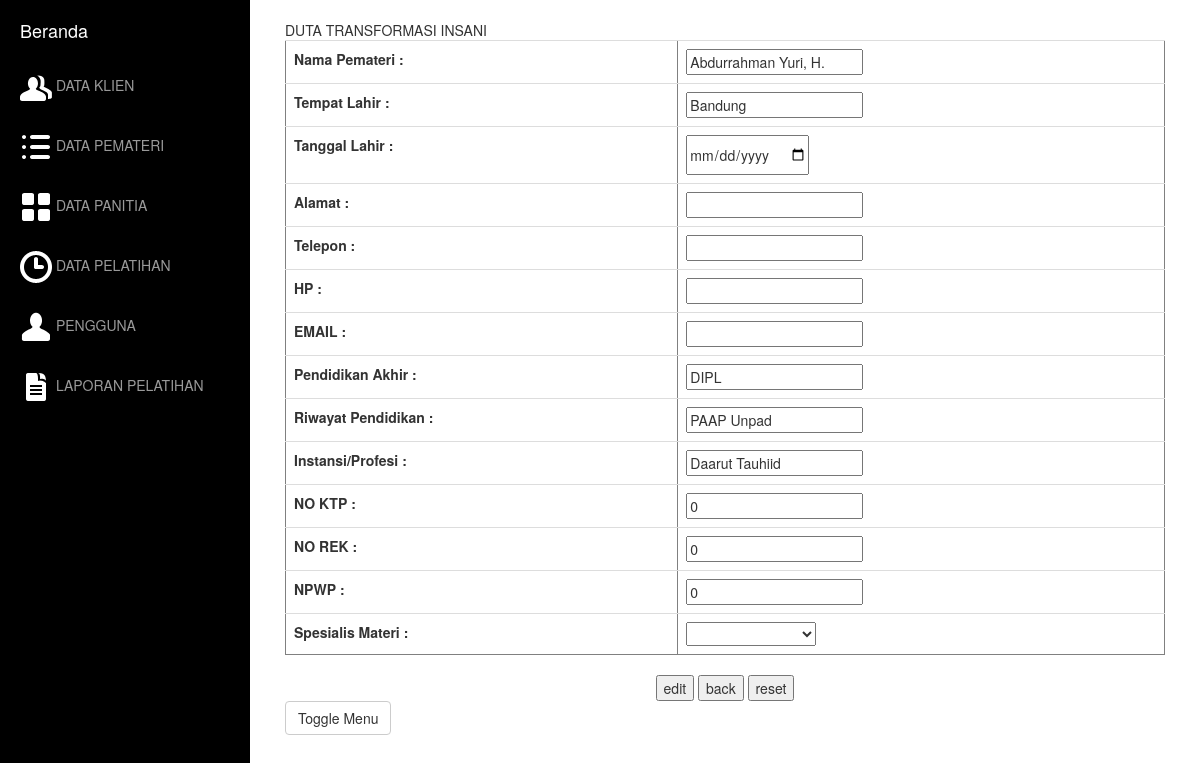
Page /PEMATERI/formedit.php?id=2 on the committed database.
### tables this page shows
CREATE TABLE IF NOT EXISTS `tb_pemateri` (
  `id_pemateri` int(11) NOT NULL AUTO_INCREMENT,
  `nama_pemateri` varchar(30) NOT NULL,
  `tempat_lahir` varchar(15) NOT NULL,
  `Tgl` date NOT NULL,
  `Bln` varchar(15) NOT NULL,
  `Thn` varchar(4) NOT NULL,
  `alamat` text NOT NULL,
  `telepon` varchar(12) NOT NULL,
  `hp` varchar(12) NOT NULL,
  `email` varchar(30) NOT NULL,
  `pend_akhir` varchar(4) NOT NULL,
  `riw_pend` text NOT NULL,
  `instansi_profesi` varchar(15) NOT NULL,
  `no_ktp` int(16) NOT NULL,
  `no_rek` int(16) NOT NULL,
  `npwp` int(15) NOT NULL,
  `spesi_materi` char(30) NOT NULL,
  `photo` varchar(100) NOT NULL,
  `ukuran` int(12) NOT NULL,
  `type` varchar(100) NOT NULL,
  PRIMARY KEY (`id_pemateri`)
);

### PEMATERI/formedit.php (called while the page is built, shortened)
<?php
	include "pemateri.php";
	$id = $_GET[id];
	$pemateri = new pemateri();
	$data_pemateri = $pemateri->get_pemateri_by_id($id);
	include "view.formedit.php";
?>

### PEMATERI/pemateri.php (called while the page is built, shortened)
<?php
class pemateri{
	function get_pemateri_by_id($id){
		$sql = "select * from tb_pemateri where id_pemateri='$id'";
		$query = mysql_query($sql) or die("Gagal query : ".$sql);
		$hasil = mysql_fetch_array($query);
		return $hasil;
	}
}
?>

### PEMATERI/view.formedit.php (the view, shortened to what this page needs)
<!DOCTYPE html>
<html lang="en">
<head>
    <link href="asset/css/bootstrap.min.css" rel="stylesheet">
    <link href="asset/css/simple-sidebar.css" rel="stylesheet">
</head>
<body>
    <div id="wrapper">
        <div id="sidebar-wrapper">
            <ul class="sidebar-nav">
                <li class="sidebar-brand">
                    <a href="../home.php">
                        Beranda
                    </a>
                </li>
                               <li>
                    <a href="../KLIEN/index.php"><img src='../asset/icons/wb/ic_users.png' /> DATA KLIEN</a>
                </li><br>
                <li>
                    <a href="#"><img src='../asset/icons/wb/ic_list.png' /> DATA PEMATERI</a>
                </li><br>
                <li>
                    <a href="../PANITIA/index.php"><img src='../asset/icons/wb/ic_grid.png' /> DATA PANITIA</a>
                </li><br>
                <li>
                    <a href="../EVENT/index.php"><img src='../asset/icons/wb/ic_time.png' /> DATA PELATIHAN</a>
                </li><br>
				<li>
                    <a href="../USER/index.php"><img src='../asset/icons/wb/ic_user.png' /> PENGGUNA</a>
                </li><br>
                <li>
                    <a href="../LAPORAN/form.php"><img src='../asset/icons/wb/ic_text_document.png' /> LAPORAN PELATIHAN</a>
                </li>
            </ul>
        </div>
        <div id="page-content-wrapper">
            <div class="container-fluid">
                <div class="row">
                    <div class="col-lg-12">
                       DUTA TRANSFORMASI INSANI
					   	<form method="post"  action="action.php" >
						<center>
							<table class="table" width="350" border="1">
							<tr>
								<th scope="row">Nama Pemateri :</th>
								<td><input type="text"  name="nama_pemateri" value="<?php echo $data_pemateri['nama_pemateri'];?>" /></td>
							</tr>
							<tr>
								<th scope="row">Tempat Lahir :</th>
								<td><input type="text" name="tempat_lahir" value="<?php echo $data_pemateri['tempat_lahir'];?>" /></td>
							</tr>
							<tr>
								<th scope="row">Tanggal Lahir :</th>
								<td><input type="date" name="Tgl" value="<?php echo $data_pemateri['Tgl'];?>"/></td>
							</tr>
							<tr>
								<th scope="row">Alamat :</th>
								<td><input type="text" name="alamat" value="<?php echo $data_pemateri['alamat'];?>" /><br></td>
							</tr>
							<tr>
								<th scope="row">Telepon :</th>
								<td><input type="text" name="telepon" value="<?php echo $data_pemateri['telepon'];?>" /></td>
							</tr>
							<tr>
								<th scope="row">HP :</th>
								<td><input type="text" name="hp" value="<?php echo $data_pemateri['hp'];?>"/></td>
							</tr>
							<tr>
								<th scope="row">EMAIL :</th>
								<td><input type="text" name="email" value="<?php echo $data_pemateri['email'];?>" /><br></td>
							</tr>
							<tr>
								<th scope="row">Pendidikan Akhir :</th>
								<td><input type="text" name="pend_akhir" value="<?php echo $data_pemateri['pend_akhir'];?>" /><br></td>
							</tr>
							<tr>
								<th scope="row">Riwayat Pendidikan :</th>
								<td><input type="textarea" name="riw_pend" value="<?php echo $data_pemateri['riw_pend'];?>" /></td>
							</tr>
							<tr>
								<th scope="row">Instansi/Profesi :</th>
								<td><input type="text" name="instansi_profesi" value="<?php echo $data_pemateri['instansi_profesi'];?>" /></td>
							</tr>
							<tr>
								<th scope="row">NO KTP :</th>
								<td><input type="text" name="no_ktp" value="<?php echo $data_pemateri['no_ktp'];?>" /></td>
							</tr>
							<tr>
								<th scope="row">NO REK :</th>
								<td><input type="text" name="no_rek" value="<?php echo $data_pemateri['no_rek'];?>" /></td>
							</tr>
							<tr>
								<th scope="row">NPWP :</th>
								<td><input type="text" name="npwp" value="<?php echo $data_pemateri['npwp'];?>" /></td>
							</tr
							<tr>
								<th scope="row">Spesialis Materi :</th>
								<td>
								<select name="spesi_materi">
									<option></option>
									<option>Diniyah Spiritual</option>
								</select>
								</td>
						</table>
							<input type="submit" name="submit" value="edit"/>
							<input type="submit" name="submit" value="back"/>
							<input type="reset" name="reset" value="reset"/>
						</center>
						</form>
                        <a href="#menu-toggle" class="btn btn-default" id="menu-toggle">Toggle Menu</a>
                    </div>
                </div>
            </div>
        </div>
    </div>
</body>
</html>

### PEMATERI/asset/css/simple-sidebar.css (style rules this page uses)
#wrapper { padding-left: 0; -webkit-transition: all 0.5s ease; -moz-transition: all 0.5s ease; -o-transition: all 0.5s ease; transition: all 0.5s ease; }
#sidebar-wrapper { z-index: 1000; position: fixed; left: 250px; width: 0; height: 100%; margin-left: -250px; overflow-y: auto; background: #000; -webkit-transition: all 0.5s ease; -moz-transition: all 0.5s ease; -o-transition: all 0.5s ease; transition: all 0.5s ease; }
#page-content-wrapper { width: 100%; padding: 15px; }
.sidebar-nav { position: absolute; top: 0; width: 250px; margin: 0; padding: 0; list-style: none; }
.sidebar-nav li { text-indent: 20px; line-height: 40px; }
.sidebar-nav li a { display: block; text-decoration: none; color: #999999; }
.sidebar-nav > .sidebar-brand { height: 65px; font-size: 18px; line-height: 60px; }
.sidebar-nav > .sidebar-brand a { color: #999999; }
@media (min-width:768px) { #wrapper { padding-left: 250px; } }
@media (min-width:768px) { #sidebar-wrapper { width: 250px; } }
@media (min-width:768px) { #page-content-wrapper { padding: 20px; } }

### rows in the picture
tb_pemateri: nama_pemateri "Abdurrahman Yuri, H.", tempat_lahir "Bandung", pend_akhir "DIPL", riw_pend "PAAP Unpad", instansi_profesi "Daarut Tauhiid", no_ktp "0", no_rek "0", npwp "0"
